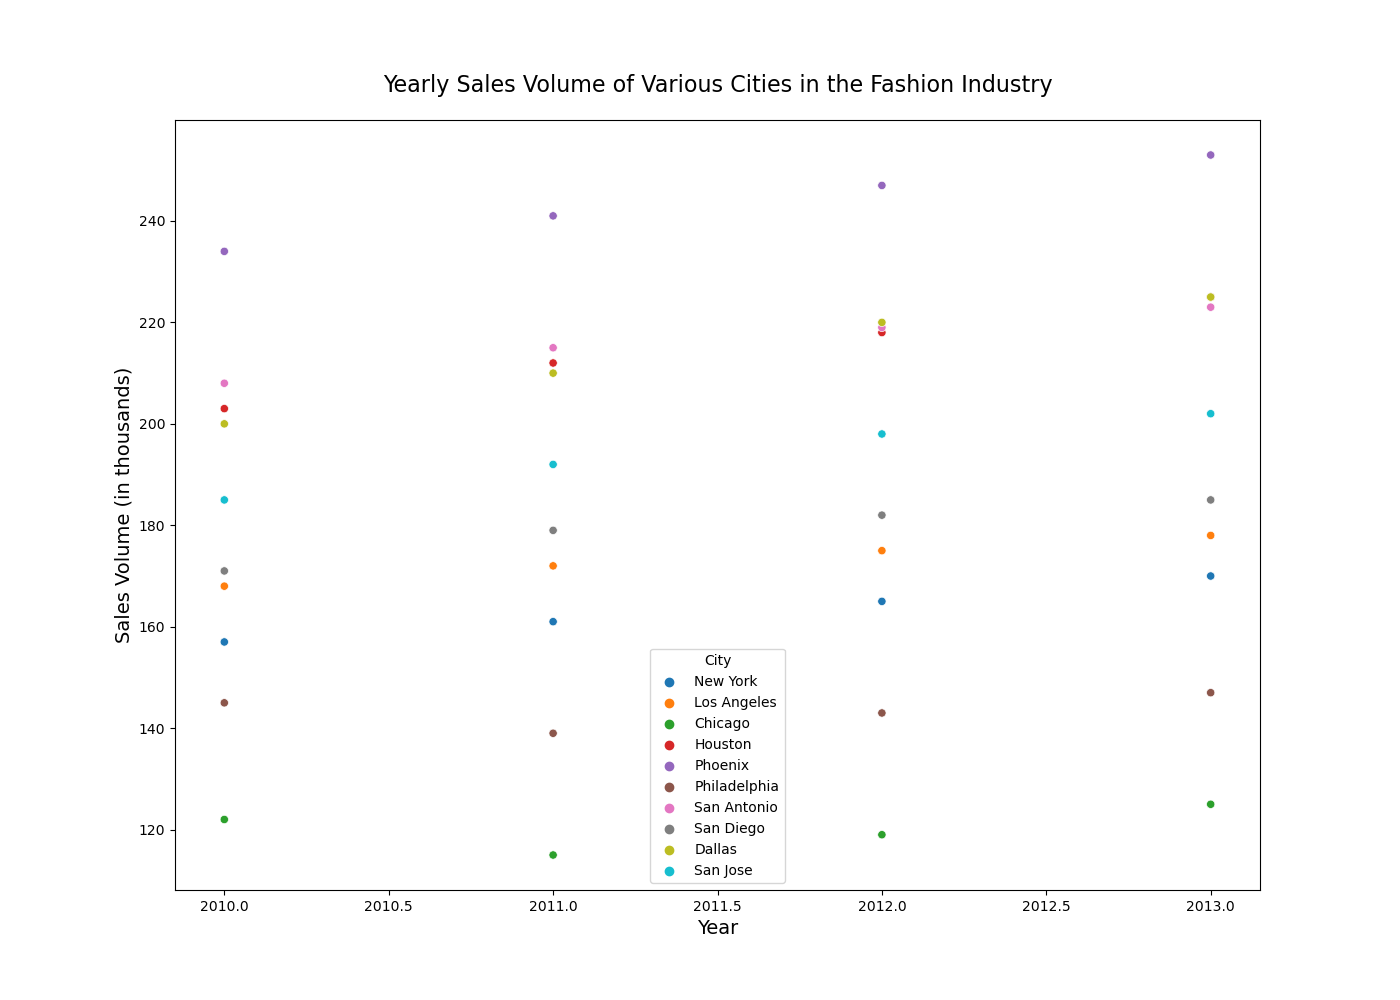

The Python source for this figure:
import seaborn as sns
import matplotlib.pyplot as plt
import pandas as pd

# Create dataframe
data = {
    'City': ['New York', 'Los Angeles', 'Chicago', 'Houston', 'Phoenix', 'Philadelphia', 'San Antonio', 'San Diego', 'Dallas', 'San Jose']*4,
    'Year': [2010]*10 + [2011]*10 + [2012]*10 + [2013]*10,
    'SalesVolume': [
        157, 168, 122, 203, 234, 145, 208, 171, 200, 185, 
        161, 172, 115, 212, 241, 139, 215, 179, 210, 192, 
        165, 175, 119, 218, 247, 143, 219, 182, 220, 198,
        170, 178, 125, 225, 253, 147, 223, 185, 225, 202
    ]
}
df = pd.DataFrame(data)

# Scatterplot
plt.figure(figsize=(14, 10))
scatter_plot = sns.scatterplot(
    x='Year', 
    y='SalesVolume', 
    data=df, 
    hue='City', 
    palette=[
        '#1f77b4', '#ff7f0e', '#2ca02c', '#d62728', 
        '#9467bd', '#8c564b', '#e377c2', '#7f7f7f', 
        '#bcbd22', '#17becf'
    ]
)

# Customizing the chart
plt.title('Yearly Sales Volume of Various Cities in the Fashion Industry', fontsize=16, pad=20)
plt.xlabel('Year', fontsize=14)
plt.ylabel('Sales Volume (in thousands)', fontsize=14)

# Show the plot
plt.show()
